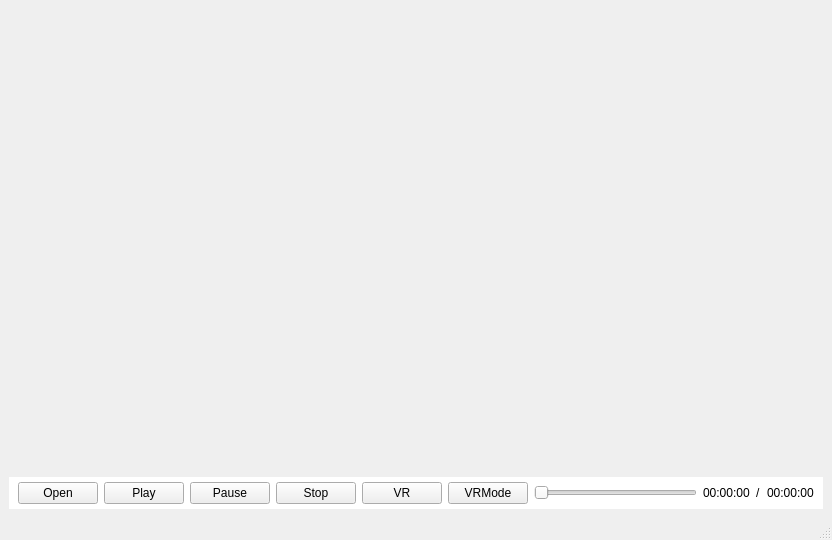
<?xml version="1.0" encoding="UTF-8"?>
<ui version="4.0">
 <class>MainWindow</class>
 <widget class="QMainWindow" name="MainWindow">
  <property name="geometry">
   <rect>
    <x>0</x>
    <y>0</y>
    <width>832</width>
    <height>540</height>
   </rect>
  </property>
  <property name="windowTitle">
   <string>MainWindow</string>
  </property>
  <widget class="QWidget" name="centralwidget">
   <layout class="QVBoxLayout" name="verticalLayout">
    <item>
     <spacer name="verticalSpacer">
      <property name="orientation">
       <enum>Qt::Vertical</enum>
      </property>
      <property name="sizeHint" stdset="0">
       <size>
        <width>20</width>
        <height>378</height>
       </size>
      </property>
     </spacer>
    </item>
    <item>
     <widget class="QWidget" name="widget_controller" native="true">
      <property name="minimumSize">
       <size>
        <width>0</width>
        <height>32</height>
       </size>
      </property>
      <property name="maximumSize">
       <size>
        <width>16777215</width>
        <height>32</height>
       </size>
      </property>
      <property name="styleSheet">
       <string notr="true">QWidget#widget_controller
{
	background-color:  rgb(255, 255, 255);
                     
}</string>
      </property>
      <layout class="QHBoxLayout" name="horizontalLayout_2">
       <property name="topMargin">
        <number>0</number>
       </property>
       <property name="bottomMargin">
        <number>0</number>
       </property>
       <item>
        <widget class="QPushButton" name="pushButton_open">
         <property name="text">
          <string>Open</string>
         </property>
        </widget>
       </item>
       <item>
        <widget class="QPushButton" name="pushButton_play">
         <property name="text">
          <string>Play</string>
         </property>
        </widget>
       </item>
       <item>
        <widget class="QPushButton" name="pushButton_pause">
         <property name="text">
          <string>Pause</string>
         </property>
        </widget>
       </item>
       <item>
        <widget class="QPushButton" name="pushButton_stop">
         <property name="text">
          <string>Stop</string>
         </property>
        </widget>
       </item>
       <item>
        <widget class="QPushButton" name="pushButton_two">
         <property name="text">
          <string>VR</string>
         </property>
        </widget>
       </item>
       <item>
        <widget class="QPushButton" name="pushButton_VRMode">
         <property name="text">
          <string>VRMode</string>
         </property>
        </widget>
       </item>
       <item>
        <widget class="QSlider" name="horizontalSlider">
         <property name="orientation">
          <enum>Qt::Horizontal</enum>
         </property>
        </widget>
       </item>
       <item>
        <layout class="QHBoxLayout" name="horizontalLayout">
         <item>
          <widget class="QLabel" name="label_currenttime">
           <property name="text">
            <string>00:00:00</string>
           </property>
          </widget>
         </item>
         <item>
          <widget class="QLabel" name="label_2">
           <property name="text">
            <string>/</string>
           </property>
          </widget>
         </item>
         <item>
          <widget class="QLabel" name="label_totaltime">
           <property name="text">
            <string>00:00:00</string>
           </property>
          </widget>
         </item>
        </layout>
       </item>
      </layout>
      <zorder>pushButton_play</zorder>
      <zorder>pushButton_pause</zorder>
      <zorder>pushButton_stop</zorder>
      <zorder>horizontalSlider</zorder>
      <zorder>pushButton_open</zorder>
      <zorder>pushButton_two</zorder>
      <zorder>pushButton_VRMode</zorder>
     </widget>
    </item>
   </layout>
  </widget>
  <widget class="QMenuBar" name="menubar">
   <property name="geometry">
    <rect>
     <x>0</x>
     <y>0</y>
     <width>832</width>
     <height>23</height>
    </rect>
   </property>
  </widget>
  <widget class="QStatusBar" name="statusbar"/>
  <action name="actionleftright">
   <property name="text">
    <string>leftright</string>
   </property>
  </action>
  <action name="actionupdown">
   <property name="text">
    <string>updown</string>
   </property>
  </action>
 </widget>
 <resources/>
 <connections/>
</ui>
